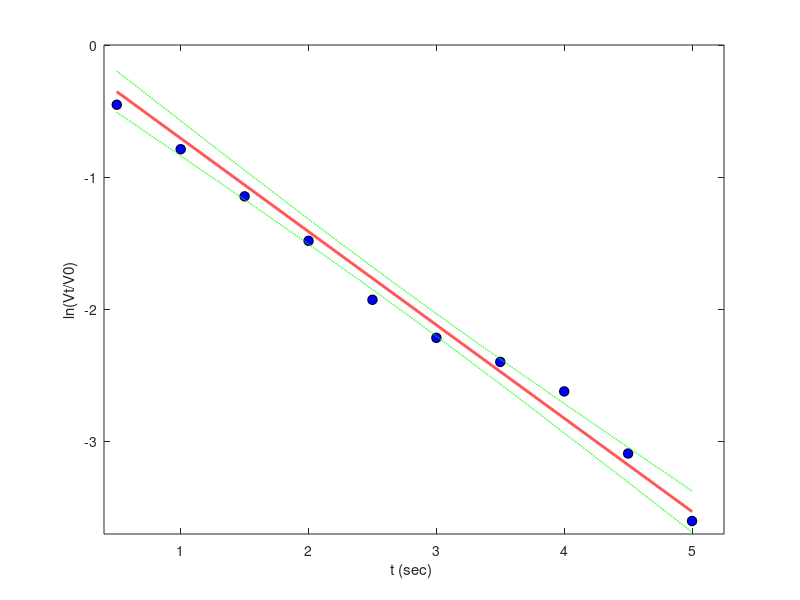

This figure's MATLAB source:
clear
clc

%Varibles/data
V0= 5.5;
t = [.5, 1, 1.5 ,2 ,2.5 ,3 ,3.5 ,4 ,4.5 ,5]';
V =[3.5, 2.5, 1.75, 1.25, .8, .6, .5, .4, .25, .15]';
v1= log(V/V0);

%line of best fit
x=t;
y=v1;
slope= x\y;

x_plot = [min(x):1e-3:max(x)]';
y_plot = slope.*x_plot;

%confidence interval
n=length(x);
sig = sqrt(sum((y - x*slope).^2)./(n - 1)); 
se_s = sig*sqrt(1/((n - 1)*std(x)^2)); 
ci_s = tinv(0.975,n - 1)*se_s; 
SE = sig.*sqrt(1/length(x) + (x_plot-mean(x)).^2./((length(x)-1)*std(x).^2));
CI = tinv(0.975, length(x)-1).*SE;

%graph
figure(1)
clf
plot(x,y,'ok','MarkerFaceColor','b','MarkerSize',7)
hold on
plot(x_plot,y_plot,'r-','LineWidth',2)
plot(x_plot, y_plot + CI, 'g--', 'LineWidth', 1)
plot(x_plot, y_plot - CI, 'g--', 'LineWidth', 1)
hold off
ylabel(' ln(Vt/V0) ')
xlabel('t (sec) ')
set(figure(1), 'color', 'white')
axis([.400, 5.25, -3.7, 0]) 

%equations
ta= slope(1,1);
tau= 1/(-ta);
disp('the time constant is:')
disp(tau)

ci_tau = (1/(slope.^2))*ci_s;
disp('the uncertainty is:')
disp(ci_tau)
